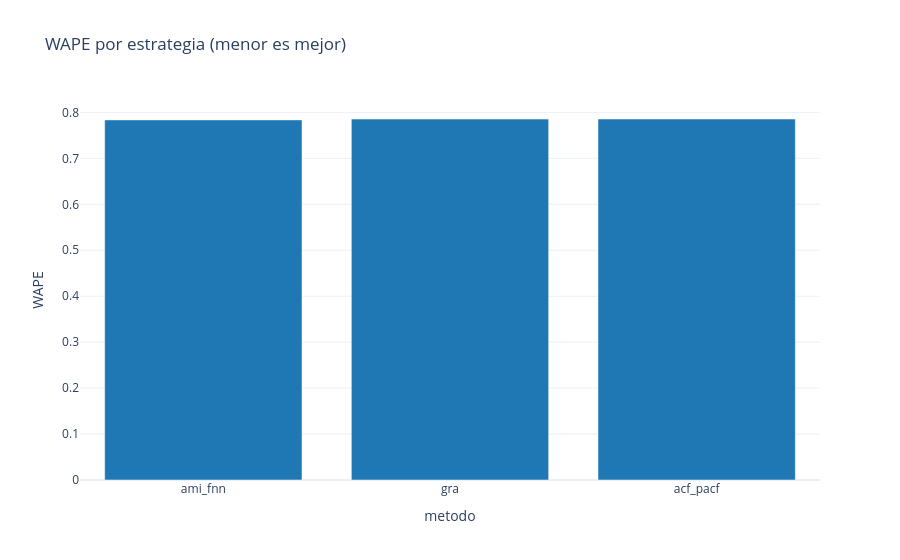

The notebook cell saved with this chart:
### Code cell
pdf = report.to_pandas()

fig = go.Figure()
fig.add_trace(go.Bar(x=pdf["method"], y=pdf["wape"], name="WAPE", marker_color="#1f77b4"))
fig.update_layout(title="WAPE por estrategia (menor es mejor)", template="plotly_white",
                  xaxis_title="metodo", yaxis_title="WAPE")
fig.show()

print("Mejor metodo:", validator.best_spec_.method)
print("Lags ganadores:", validator.best_spec_.lags)
print("Ventanas:", validator.best_spec_.windows)

### Figure 1 — Plotly figure (JSON) as saved in the notebook; plotly's stock layout.template omitted (floating-point values rounded to 4 significant figures)
{"data": [{"marker": {"color": "#1f77b4"}, "name": "WAPE", "type": "bar", "x": ["ami_fnn", "gra", "acf_pacf"], "y": [0.7837, 0.7855, 0.7856]}], "layout": {"title": {"text": "WAPE por estrategia (menor es mejor)"}, "xaxis": {"title": {"text": "metodo"}}, "yaxis": {"title": {"text": "WAPE"}}}}
